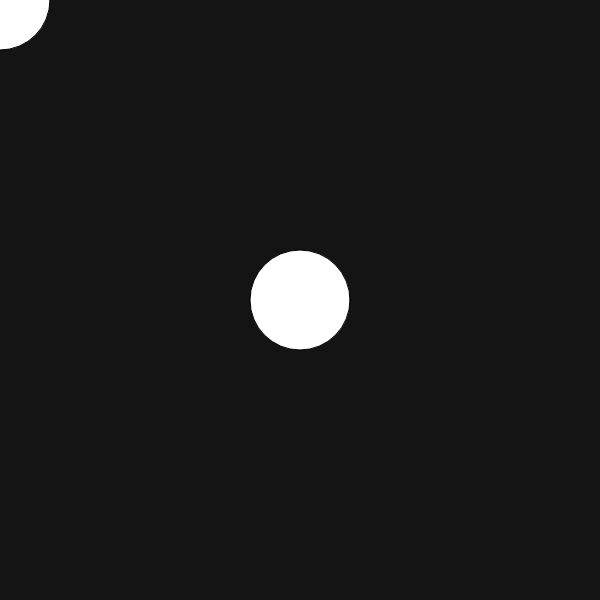
Frame 1 (no input)
Frame 60 (no input): identical to frame 1, image omitted
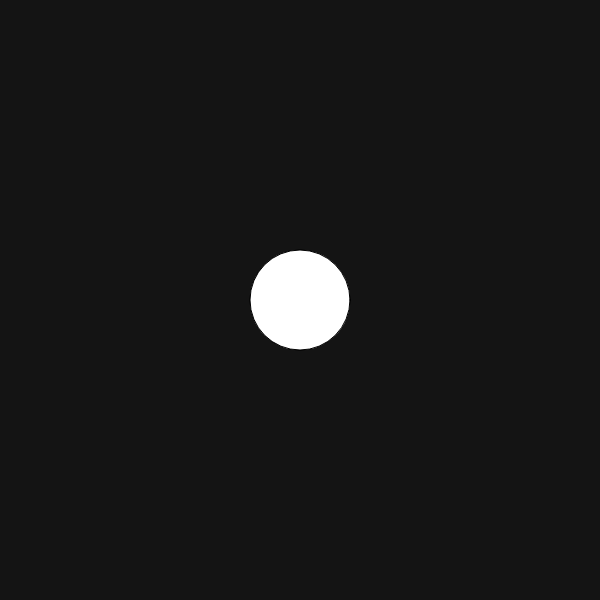
Frame 120 (the mouse pressed at the canvas centre since frame 60)

The p5.js sketch that drew these frames (run headless with seeded random() and noise() and a simulated clock; from frame 60 on, the mouse is pressed at the canvas centre):

// p5.js sketch
// ── sketch.js
function setup() {
  createCanvas(600, 600);
}

function draw() {
  background(20);

  //drawing two shapes on top of each other
  ellipse(mouseX, mouseY, 100, 100);
  //ellipse(300, 300, 100, 100);
  ellipse(width * 0.5, height * 0.5, 100, 100);
}
